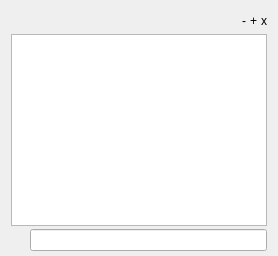
     <widget class="QWidget" name="tab_console">
      <attribute name="title">
       <string>&amp;Console</string>
      </attribute>
      <layout class="QVBoxLayout" name="verticalLayout_3">
       <property name="spacing">
        <number>3</number>
       </property>
       <property name="bottomMargin">
        <number>5</number>
       </property>
       <item>
        <layout class="QHBoxLayout" name="horizontalLayout">
         <property name="spacing">
          <number>4</number>
         </property>
         <item>
          <spacer name="horizontalSpacer">
           <property name="orientation">
            <enum>Qt::Horizontal</enum>
           </property>
           <property name="sizeHint" stdset="0">
            <size>
             <width>40</width>
             <height>20</height>
            </size>
           </property>
          </spacer>
         </item>
         <item>
          <widget class="ClickableLabel" name="fontSmallerButton">
           <property name="text">
            <string>-</string>
           </property>
           <property name="textFormat">
            <enum>Qt::RichText</enum>
           </property>
           <property name="indent">
            <number>0</number>
           </property>
          </widget>
         </item>
         <item>
          <widget class="ClickableLabel" name="fontBiggerButton">
           <property name="text">
            <string>+</string>
           </property>
           <property name="textFormat">
            <enum>Qt::RichText</enum>
           </property>
           <property name="indent">
            <number>0</number>
           </property>
          </widget>
         </item>
         <item>
          <widget class="ClickableLabel" name="clearButton">
           <property name="font">
            <font>
             <kerning>false</kerning>
            </font>
           </property>
           <property name="text">
            <string>x</string>
           </property>
           <property name="textFormat">
            <enum>Qt::RichText</enum>
           </property>
           <property name="indent">
            <number>0</number>
           </property>
          </widget>
         </item>
        </layout>
       </item>
       <item>
        <widget class="QTextEdit" name="messagesWidget">
         <property name="minimumSize">
          <size>
           <width>0</width>
           <height>100</height>
          </size>
         </property>
         <property name="readOnly">
          <bool>true</bool>
         </property>
         <property name="tabKeyNavigation" stdset="0">
          <bool>false</bool>
         </property>
         <property name="columnCount" stdset="0">
          <number>2</number>
         </property>
        </widget>
       </item>
       <item>
        <layout class="QHBoxLayout" name="horizontalLayoutPrompt">
         <property name="spacing">
          <number>3</number>
         </property>
         <item>
          <widget class="QPushButton" name="promptIcon">
           <property name="enabled">
            <bool>false</bool>
           </property>
           <property name="maximumSize">
            <size>
             <width>16</width>
             <height>24</height>
            </size>
           </property>
           <property name="text">
            <string/>
           </property>
           <property name="icon">
            <iconset resource="../gulden.qrc">
             <normaloff>:/icons/prompticon</normaloff>
             <disabledoff>:/icons/prompticon</disabledoff>:/icons/prompticon</iconset>
           </property>
           <property name="iconSize">
            <size>
             <width>14</width>
             <height>14</height>
            </size>
           </property>
           <property name="autoDefault">
            <bool>false</bool>
           </property>
           <property name="flat">
            <bool>true</bool>
           </property>
          </widget>
         </item>
         <item>
          <widget class="QLineEdit" name="lineEdit">
           <property name="placeholderText">
            <string/>
           </property>
          </widget>
         </item>
        </layout>
       </item>
      </layout>
     </widget>
